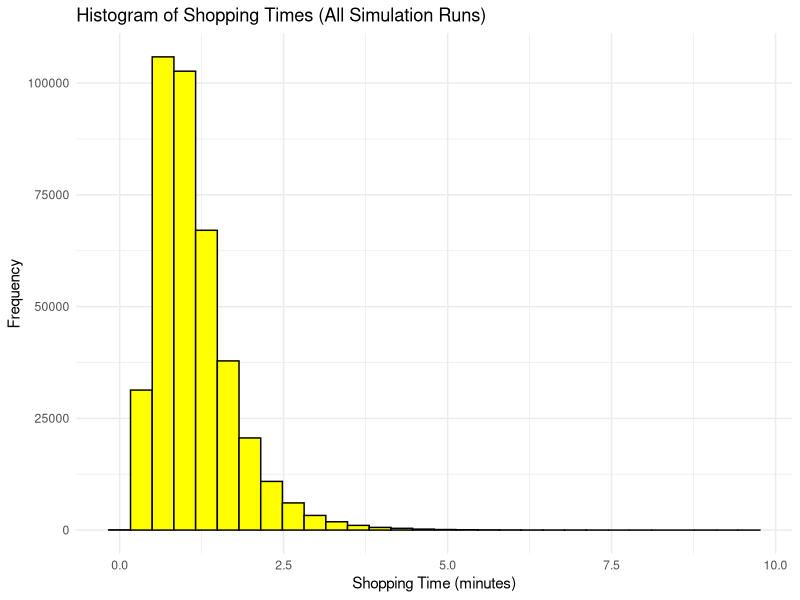
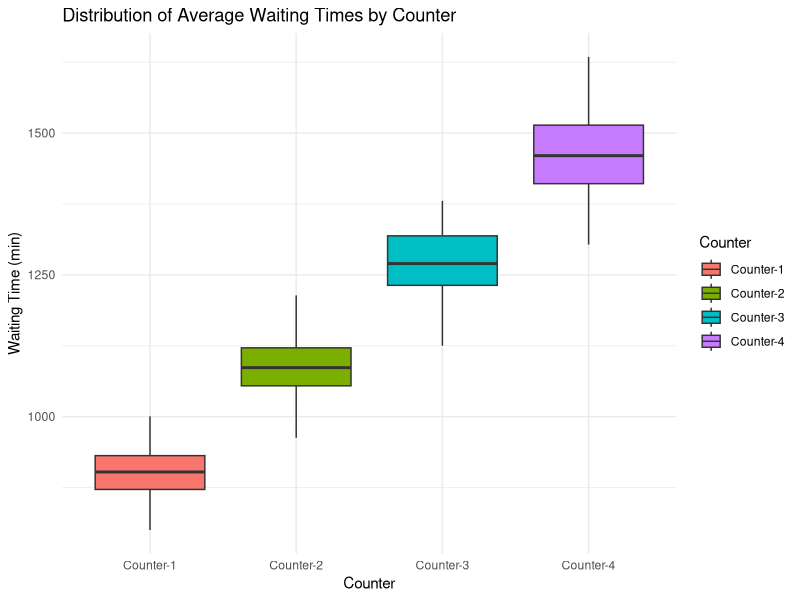
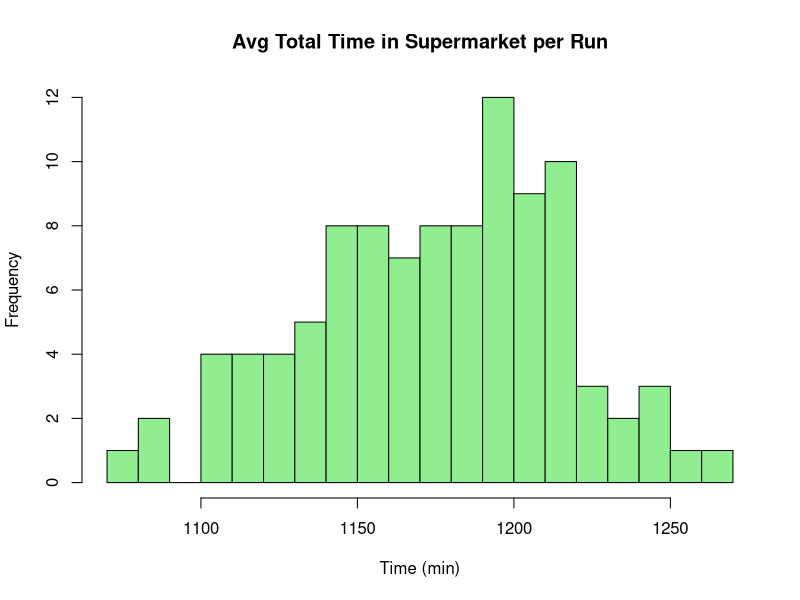
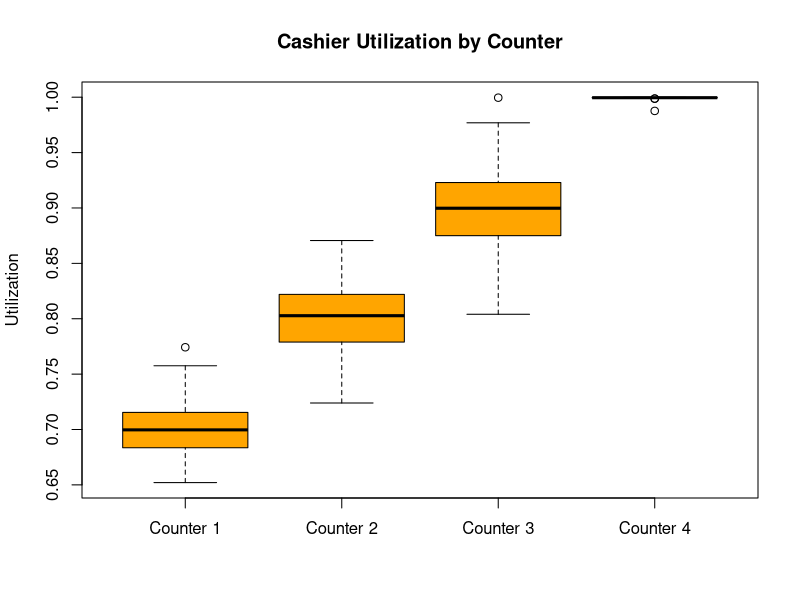
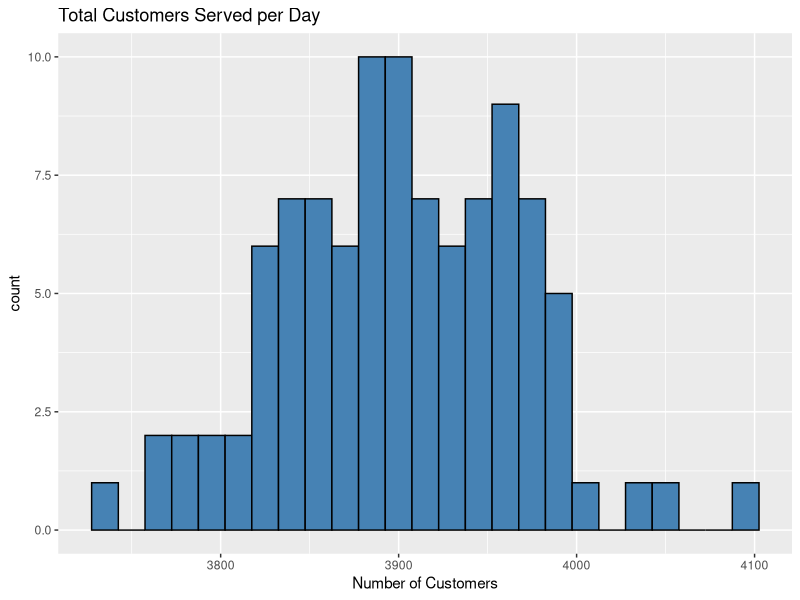

Write the R code that produced these figures, in order.
## ---- chunk 1
knitr::opts_chunk$set(echo = TRUE)
## ---- chunk 2
supermarket_simulation <- function(seed) {
  set.seed(seed)
  
  arrival.time = function(){ 
    
    t.start = 0
    t.end = 13*60 
    lambda = 5
    t.current = t.start
    arrival_times = c()
    
    while (t.current < t.end){
      u = runif(1)
      t.current = t.current + (-log(u))/lambda
      
      if(t.current < t.end) 
        arrival_times = c(arrival_times, t.current)
    }
    return(arrival_times)
  }
  
  Arrivals_in_a_Day = arrival.time()
  no_of_customers = length(Arrivals_in_a_Day)
  
  shopping.times = rlnorm(no_of_customers, meanlog = 0, sdlog = 0.5)
  
  customer.data <- data.frame(
    Customer_No = seq_len(no_of_customers),
    Arrival_Time = Arrivals_in_a_Day,
    Shopping_Time = shopping.times
  )
  
  customer.data$Checkout_Start <- customer.data$Arrival_Time + customer.data$Shopping_Time
  
  service_rates <- c(1/2.5, 1/3, 1/3.5, 1/4)
  
  customer.data$Counter_Assigned <- NA
  customer.data$Service_Start <- NA
  customer.data$Service_End <- NA
  customer.data$Waiting_Time <- NA
  
  # Track the Time when each counter becomes free to serve the next customer
  counter_free_time <- rep(0, 4)
  # Accumulates the total time each counter spends actively serving customers
  counter_busy_time <- rep(0, 4)
  
  # Sort the customer data by their checkout start time to process events in chronological order.
  sorted_customers <- customer.data[order(customer.data$Checkout_Start), ]
  
  for (i in 1:nrow(sorted_customers)) {
    # Get the original index of the current customer from the unsorted data frame
    customer_index <- which(customer.data$Customer_No == sorted_customers$Customer_No[i])
    # Get the time this customer arrives at the checkout area
    checkout_time <- sorted_customers$Checkout_Start[i]
    
    # The current queue length for each counter. A customer is considered in a queue if they are assigned to that counter AND their service has not yet ended by the current 'checkout_time'.
    queue_lengths <- sapply(1:4, function(x) {
      sum(customer.data$Counter_Assigned == x & 
            customer.data$Service_End > checkout_time, na.rm = TRUE)
    })
    
    min_length <- min(queue_lengths)
    # Identify all counters that have this minimum queue length
    shortest_counters <- which(queue_lengths == min_length)
    
    # Choose a counter for the current customer. If there's a tie (multiple shortest queues), randomly sample one of them. Otherwise, choose the single shortest counter.
    chosen_counter <- if(length(shortest_counters) > 1) {
      sample(shortest_counters, 1)
    } else {
      shortest_counters
    }
    
    # Assign the chosen counter to the current customer
    customer.data$Counter_Assigned[customer_index] <- chosen_counter
    
    service_start <- max(checkout_time, counter_free_time[chosen_counter])
    customer.data$Service_Start[customer_index] <- service_start
    
    service_time <- rexp(1, service_rates[chosen_counter])
    service_end <- service_start + service_time
    customer.data$Service_End[customer_index] <- service_end
    
    customer.data$Waiting_Time[customer_index] <- service_start - checkout_time
    
    counter_free_time[chosen_counter] <- service_end
    
    counter_busy_time[chosen_counter] <- counter_busy_time[chosen_counter] + service_time
  }
  
  customer.data$Total_Time <- customer.data$Service_End - customer.data$Arrival_Time
  
  avg_waiting_in_counter <- sapply(1:4, function(i) {
    mean(customer.data$Waiting_Time[customer.data$Counter_Assigned == i], na.rm=TRUE)
  })
  
  avg_total_time <- mean(customer.data$Total_Time)
  
  simulation_end_time <- max(customer.data$Service_End)
  utilization <- counter_busy_time / simulation_end_time
  
  total_customers_served <- nrow(customer.data)
  
  return(list(
    avg_waiting_in_counter = avg_waiting_in_counter,
    avg_total_time = avg_total_time,
    utilization = utilization,
    total_customers_served = total_customers_served,
    shopping_times = shopping.times
    
  ))
}

n_runs <- 100

results <- lapply(1:n_runs, supermarket_simulation)
## ---- chunk 3

avg_wait_matrix <- matrix(NA, n_runs, 4) 
avg_total_vector <- numeric(n_runs)      
util_matrix <- matrix(NA, n_runs, 4)
total_cust_vector <- numeric(n_runs)

for (i in 1:n_runs) {
  avg_wait_matrix[i, ] <- results[[i]]$avg_waiting_in_counter
  avg_total_vector[i] <- results[[i]]$avg_total_time
  util_matrix[i, ] <- results[[i]]$utilization
  total_cust_vector[i] <- results[[i]]$total_customers_served
}

summary_results <- data.frame(
  Counter = 1:4,
  Mean_Avg_Waiting_Time = colMeans(avg_wait_matrix),
  Mean_Utilization = colMeans(util_matrix)
)
## ---- chunk 4
knitr::kable(round(summary_results, 3),
caption = "")
## ---- chunk 5
cat(sprintf(
  "\nAverage total time in supermarket: %.2f minutes (95%% CI: %.2f - %.2f)\n",
  mean(avg_total_vector),
  quantile(avg_total_vector, 0.025),
  quantile(avg_total_vector, 0.975)
))
cat(sprintf(
  "Average number of customers served per day: %.2f (95%% CI: %.2f - %.2f)\n",
  mean(total_cust_vector),
  quantile(total_cust_vector, 0.025),
  quantile(total_cust_vector, 0.975)
))

## ---- chunk 6
library(ggplot2)

all_shopping_times <- unlist(lapply(results, function(x) x$shopping_times))
df_shopping <- data.frame(ShoppingTime = all_shopping_times)

# Histogram for shopping time
ggplot(df_shopping, aes(x = ShoppingTime)) +
  geom_histogram(bins = 30, fill = "yellow", color = "black") +
  ggtitle("Histogram of Shopping Times (All Simulation Runs)") +
  xlab("Shopping Time (minutes)") +
  ylab("Frequency") +
  theme_minimal()

## ---- chunk 7
library(ggplot2)
library(reshape2)

df_wait <- as.data.frame(avg_wait_matrix)
names(df_wait) <- paste0("Counter-", 1:4)
df_wait_long <- melt(df_wait, id.vars = character(0), variable.name = "Counter", value.name = "WaitingTime")

# Boxplot for average waiting time
ggplot(df_wait_long, aes(x = Counter, y = WaitingTime, fill = Counter)) +
  geom_boxplot() +
  ggtitle("Distribution of Average Waiting Times by Counter") +
  ylab("Waiting Time (min)") +
  theme_minimal()

## ---- chunk 8
# Histogram of average total time in the supermarket per run
hist(avg_total_vector, main = "Avg Total Time in Supermarket per Run",
     xlab = "Time (min)", col = "lightgreen", breaks = 20)
## ---- chunk 9
# Boxplot for utilization
boxplot(util_matrix, names = paste("Counter", 1:4),
        main = "Cashier Utilization by Counter",
        ylab = "Utilization", col = "orange")
## ---- chunk 10
# Histogram for total customers served per day
df_cust <- data.frame(TotalCustomers = total_cust_vector)
ggplot(df_cust, aes(x = TotalCustomers)) +
  geom_histogram(binwidth = 15, fill = "steelblue", color = "black") +
  ggtitle("Total Customers Served per Day") +
  xlab("Number of Customers")
